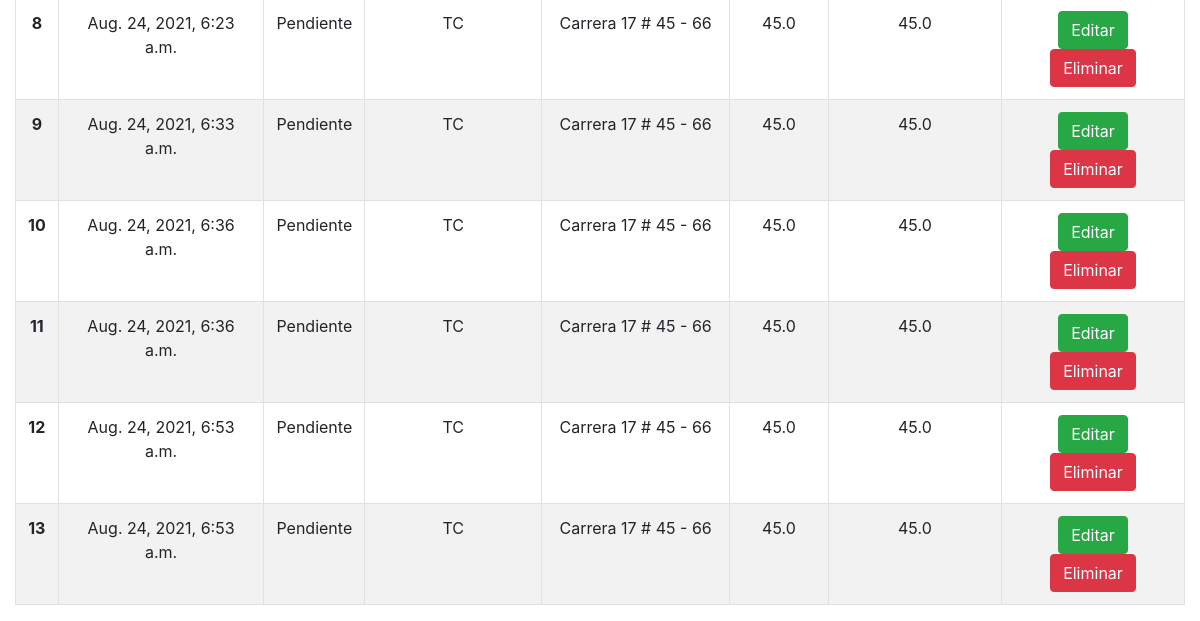
/order/ (lower part), run on an earlier commit of the app's database.
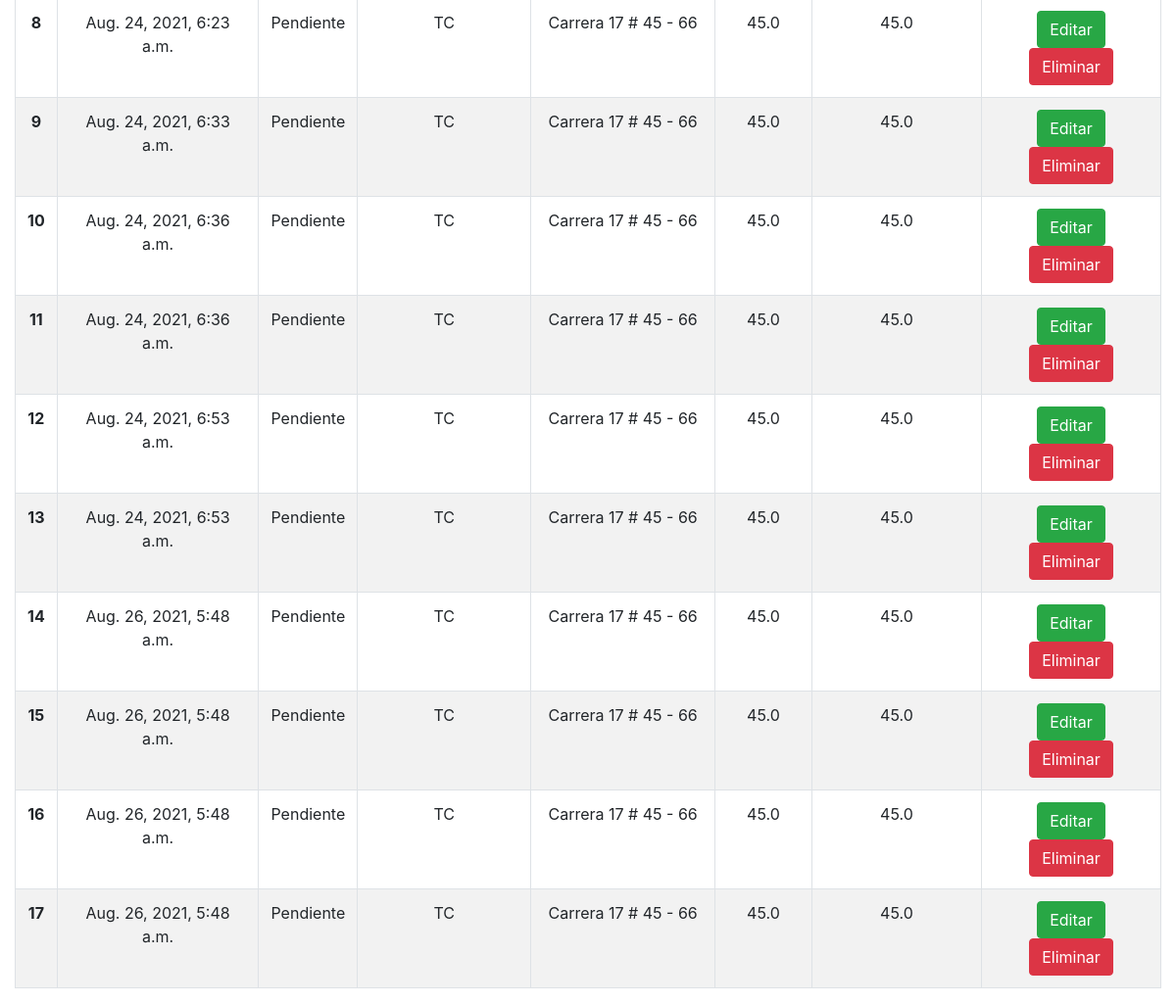
And on a later commit of the database.
### ordermanagement/models.py (models this page shows, shortened)
class Order(models.Model):
    id = models.AutoField(primary_key = True)
    state = models.ForeignKey(StateOrder, blank=False, on_delete=models.CASCADE)
    payment_method = models.ForeignKey(PaymentMethod, blank=False, on_delete=models.CASCADE)
    shipment_address = models.CharField(max_length=50)
    amount = models.FloatField()
    pending_amount = models.FloatField(blank=True,null=True)
    orderproducts = models.ManyToManyField(Product, through='OrderProduct')
    user = models.ForeignKey(User, blank=False, on_delete=models.CASCADE)
    datetime_created = models.DateTimeField('Fecha de creación de la orden',auto_now= False, auto_now_add = True)
    datetime_updated = models.DateTimeField('Fecha de actualización de la orden',auto_now= True, auto_now_add = False)

### principal/models.py (models this page shows)
class StateOrder(models.Model):
    id = models.AutoField(primary_key = True)
    name = models.CharField(max_length=50)
    description = models.CharField(max_length=50)
    def __str__(self):
        return (self.name)

class PaymentMethod(models.Model):
    id = models.AutoField(primary_key = True)
    name = models.CharField(max_length=50)
    description = models.CharField(max_length=50)
    def __str__(self):
        return (self.name)

### ordermanagement/views.py (the view)
# urls.py: path('order/', OrderFormView, name='order'),
def OrderFormView(request):
    template = loader.get_template('order.html')
    if request.method == 'POST':
        print('AQUI',request.POST)
        form = OrderForm(request.POST)
        if ('payment_method' in request.POST) or ('pending_amount' in request.POST):
            if form.is_valid():
                form.save()
            return HttpResponseRedirect('/order/')
        elif 'delete' in request.POST:
            data=json.loads(request.POST['delete'])
            if data:
                id = data['id']
                print(id)
                Order.objects.filter(id=id).delete()
            return HttpResponseRedirect('/order/')
        elif 'editar' in request.POST:
            data=json.loads(request.POST['editar'])
            id = data['id']
            fields = data['detalleArray']
            state = StateOrder.objects.filter(id=fields['state']).first()
            payment_method = PaymentMethod.objects.filter(id=fields['payment_method']).first()
            amount = fields['amount']
            pending_amount = fields['pending_amount']
            shipment_address = fields['shipment_address']
            Order.objects.filter(id=id).update(state=state,payment_method=payment_method,amount=amount,pending_amount=pending_amount,shipment_address=shipment_address)
            return HttpResponseRedirect('/order/')
        else:
            return HttpResponseRedirect('/Error/')
    else:
            form = OrderForm()
            context ={'form': form,
            'user': {'idUser':request.user.id, 'user':request.user},
            'orders': Order.objects.all(),
            'states':StateOrder.objects.all(),
            'paymentMethods':PaymentMethod.objects.all()
            }
    return HttpResponse(template.render(context, request))

### ordermanagement/templates/order.html (shortened to what this page needs)
{% extends 'base.html' %}
{% block content %}
<div class="container-fluid">
    <div>
        <br>
        <table id="myTable" class="table table-hover table-striped  table-bordered text-center ancho">
            <tbody>
                {% for o in orders %}
                <tr>
                    <th>{{ forloop.counter }}</th>
                    <td>{{ o.datetime_created }}</td>
                    <td>{{ o.state }}</td>
                    <td>{{ o.payment_method }}</td>
                    <td>{{ o.shipment_address }}</td>
                    <td>{{ o.amount }}</td>
                    <td>{{ o.pending_amount }}</td>
                    <td><button type="button" class="btn btn-success " onclick="modalEditar(`{{o.id}}`)">Editar</button>
                        <button type="button" class="btn btn-danger"
                            onclick="advertenciaEliminar(`{{o.id}}`)">Eliminar</button>
                    </td>
                </tr>
                {% endfor %}
            </tbody>
        </table>
    </div>
</div>
{% endblock %}

What changed in the data, as far as the page shows it:
added Order: datetime_created "Aug. 26, 2021, 5:48 a.m.", state "Pendiente", payment_method "TC", shipment_address "Carrera 17 # 45 - 66", amount "45.0", pending_amount "45.0"
added Order: datetime_created "Aug. 26, 2021, 5:48 a.m.", state "Pendiente", payment_method "TC", shipment_address "Carrera 17 # 45 - 66", amount "45.0", pending_amount "45.0"
added Order: datetime_created "Aug. 26, 2021, 5:48 a.m.", state "Pendiente", payment_method "TC", shipment_address "Carrera 17 # 45 - 66", amount "45.0", pending_amount "45.0"
added Order: datetime_created "Aug. 26, 2021, 5:48 a.m.", state "Pendiente", payment_method "TC", shipment_address "Carrera 17 # 45 - 66", amount "45.0", pending_amount "45.0"
